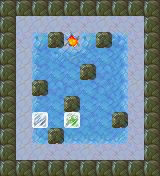

Tiled map render using the project's own tile images. Description and the map definition, with tile-layer contents summarised, below:
An orthogonal 10x11 tile map with 16x16 px tiles, 4 tile layers (Bottom, Floor, FloorTop, Blocks), 5 tilesets.

<map version="1.0" orientation="orthogonal" width="10" height="11" tilewidth="16" tileheight="16">
 <tileset firstgid="1" name="ground" tilewidth="16" tileheight="16">
  <image source="assets/tileset-ground.png" width="48" height="16" />
 </tileset>
 <tileset firstgid="4" name="misc" tilewidth="16" tileheight="16">
  <image source="assets/tileset-misc.png" width="64" height="16" />
  <tile id="3">
   <properties>
    <property name="goal" value="true" />
   </properties>
  </tile>
 </tileset>
 <tileset firstgid="8" name="pushblocks" tilewidth="16" tileheight="16">
  <image source="assets/tileset-pushblocks.png" width="48" height="16" />
  <tile id="1">
   <properties>
    <property name="goal" value="true" />
    <property name="sprite" value="assets/frozen.sprite" />
   </properties>
  </tile>
 </tileset>
 <tileset firstgid="11" name="rocks" tilewidth="16" tileheight="16">
  <properties>
   <property name="collision" value="true" />
  </properties>
  <image source="assets/tileset-rocks.png" width="256" height="48" />
 </tileset>
 <tileset firstgid="59" name="slippery" tilewidth="16" tileheight="16">
  <properties>
   <property name="slippery_block" value="true" />
   <property name="slippery_player" value="true" />
  </properties>
  <image source="assets/tileset-slippery.png" width="256" height="48" />
 </tileset>
 <layer name="Bottom" width="10" height="11">
  <data>[110 cells, 110 non-empty, 2 distinct tile ids]</data>
 </layer>
 <layer name="Floor" width="10" height="11">
  <properties>
   <property name="player_offset_y" value="-1" />
   <property name="player_sprite" value="assets/dino.sprite" />
  </properties>
  <data>[110 cells, 42 non-empty, 14 distinct tile ids]</data>
 </layer>
 <layer name="FloorTop" width="10" height="11">
  <data>[110 cells, 45 non-empty, 2 distinct tile ids]</data>
 </layer>
 <layer name="Blocks" width="10" height="11">
  <data>[110 cells, 2 non-empty, 2 distinct tile ids]</data>
 </layer>
</map>
